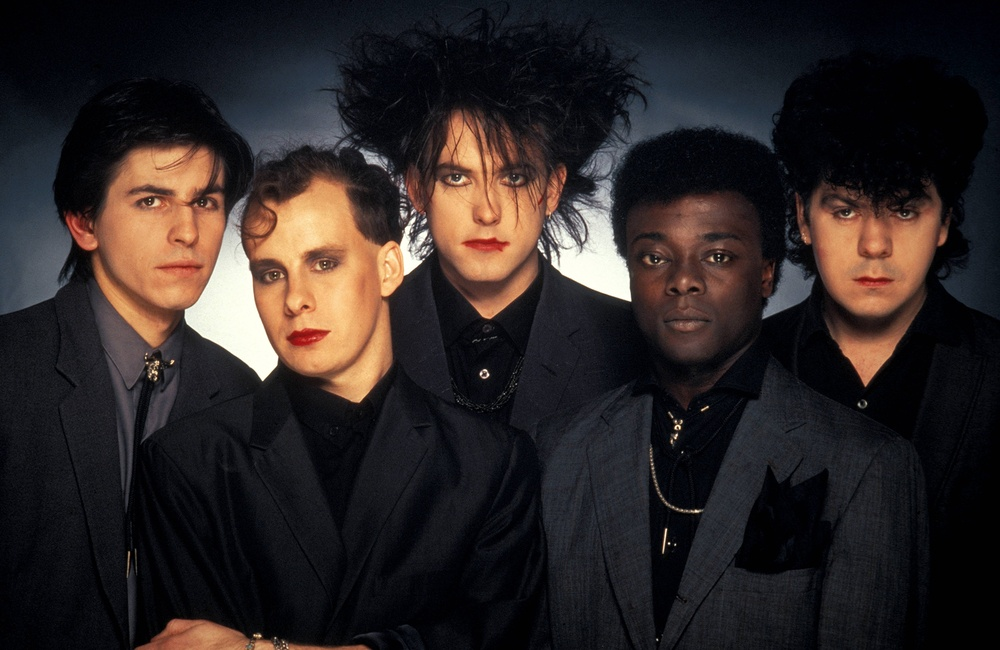
#> input picture images/thecure.jpg, 1000 x 650 px, shrunk from 2000 x 1301 before the run, found by its file name
$ python face.py
#> lines starting #> are read from the running program, lines starting #| are printed output that depends on the picture
# face.py
# all about face detection
# 6.29.22

import cv2
import numpy as np

def show_detection(image, faces):
    # draw rectangles
    for (x, y, w, h) in faces:
        cv2.rectangle(image, (x, y), (x + w, y + h), (0, 255, 0), 8)
        cv2.putText(image, 'Face', (x,y-20), cv2.FONT_HERSHEY_SIMPLEX, 2.2, (0,255,0), 3, cv2.LINE_AA, bottomLeftOrigin=False)
    return image


img = cv2.imread('./thecure.jpg')
#> img is the input picture: shape (650, 1000, 3); mean B, G, R 37.3, 37.8, 45.3
# img = cv2.imread('./depeche.jpg')
img = cv2.imread('./aha.jpg')
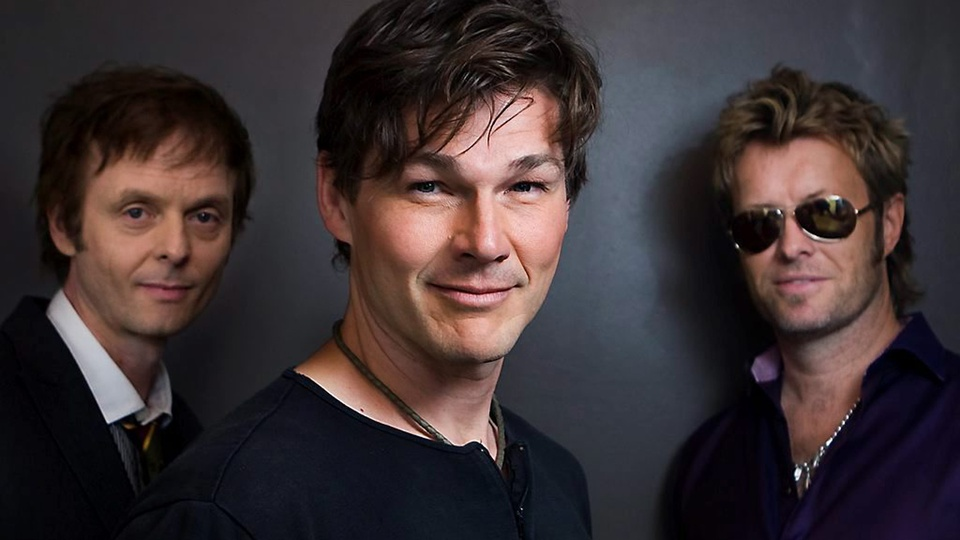
#> input picture images/aha.jpg, 960 x 540 px, shrunk from 1920 x 1080 before the run, found by its file name
#> img is the input picture: shape (540, 960, 3); mean B, G, R 51.6, 49.6, 60.3
# img = cv2.imread('./strawberry.jpg')
# img = cv2.imread('./echo.jpg')

# convert grayscale
img_gray = cv2.cvtColor(img, cv2.COLOR_BGR2GRAY)
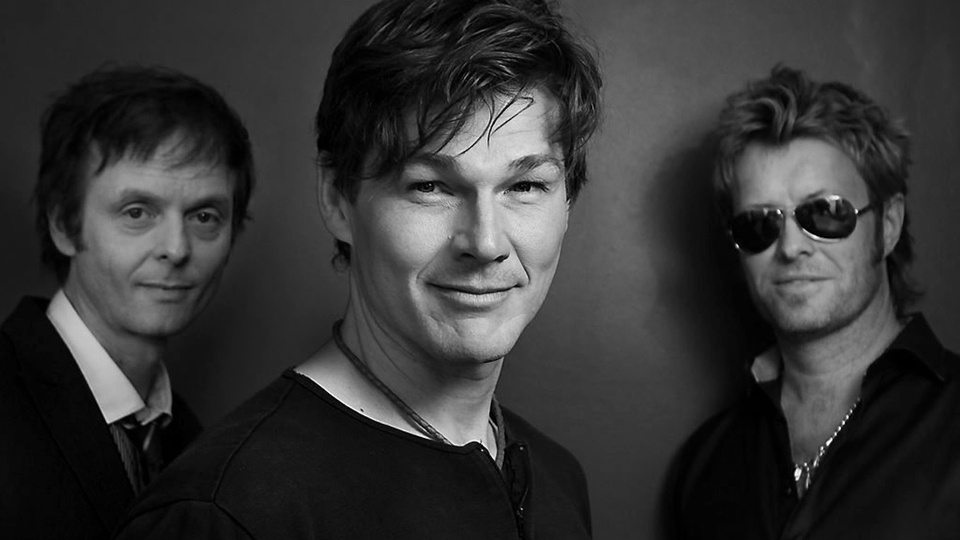
#> img_gray: shape (540, 960); min 0, max 254, mean 53

# opencv provides 4 classifiers to use for frontal face detection
# frontalface_alt.xml
# frontalface_alt2.xml
# frontalface_alt_tree.xml
# frontalface_default.xml

# load cascade classifiers, filepath + file
cas_alt2 = cv2.CascadeClassifier("./haarcascade/haarcascade_frontalface_alt2.xml")
cas_default = cv2.CascadeClassifier("./haarcascade/haarcascade_frontalface_default.xml")

# next step, perform detection
# detects faces/objects and returns them as list of rectangles
faces_alt2 = cas_alt2.detectMultiScale(img_gray, minNeighbors=5)
#> faces_alt2 = [[76, 141, 187, 187], [700, 151, 191, 191], [364, 95, 239, 239]]
faces_default = cas_default.detectMultiScale(img_gray, scaleFactor=None, minNeighbors=10, minSize=(60,60))
#> faces_default = [[77, 142, 187, 187], [695, 150, 194, 194], [372, 102, 226, 226], [716, 265, 179, 179]]

# for getFacesHAAR(), get rid of 1-dimension array by calling np.squeeze()
retval, faces_haar_alt2 = cv2.face.getFacesHAAR(img, "./haarcascade/haarcascade_frontalface_alt2.xml")
#> retval = True; faces_haar_alt2 = [[81, 145, 180, 180], [691, 150, 204, 204], [369, 102, 228, 228]]
retval, faces_haar_default = cv2.face.getFacesHAAR(img, "./haarcascade/haarcascade_frontalface_default.xml")
#> faces_haar_default = [[77, 143, 181, 181], [693, 150, 199, 199], [370, 103, 227, 227]]
faces_haar_alt2 = np.squeeze(faces_haar_alt2)
faces_haar_default = np.squeeze(faces_haar_default)

# draw boxes around faces
img_faces_alt2 = show_detection(img.copy(), faces_alt2)
#> the loop in show_detection, `for (x, y, w, h) in faces:` made 3 passes
#> after the loop in show_detection, `for (x, y, w, h) in faces:`:
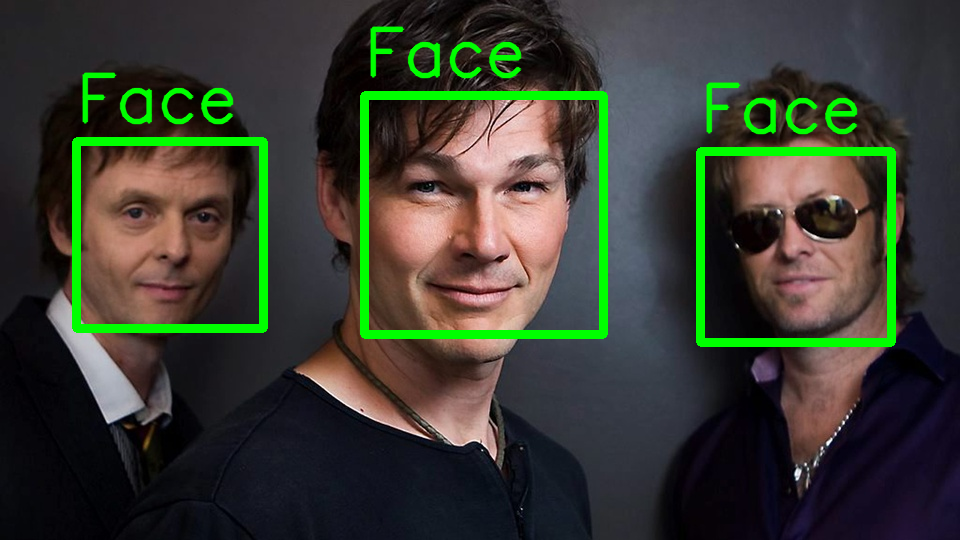
#> image: shape (540, 960, 3); mean of channels 0, 1, 2 49.1, 60.8, 56.8; drawn as B, G, R
img_faces_default = show_detection(img.copy(), faces_default)
#> the loop in show_detection (call 2), `for (x, y, w, h) in faces:` made 4 passes
#> after the loop in show_detection (call 2), `for (x, y, w, h) in faces:`:
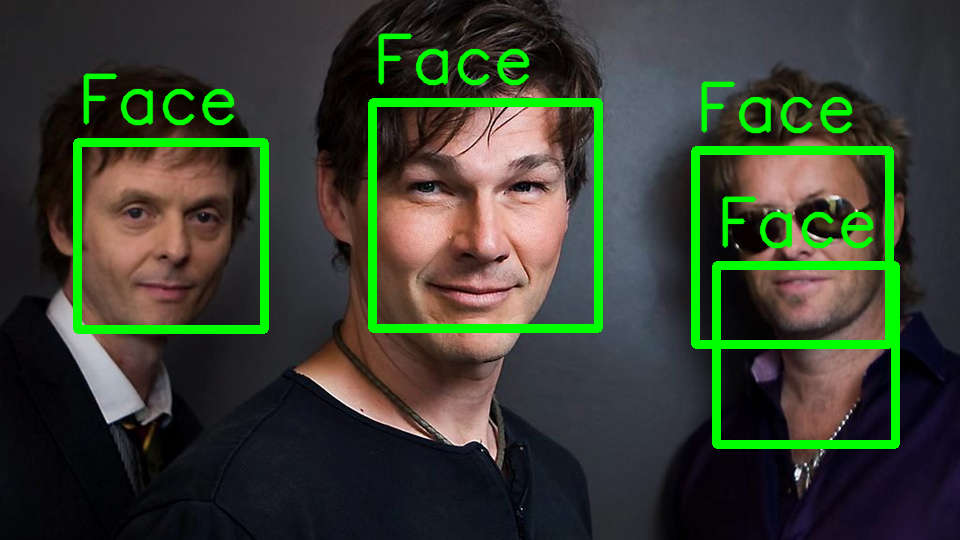
#> image: shape (540, 960, 3); mean of channels 0, 1, 2 48.5, 64, 55.9; drawn as B, G, R
img_faces_haar_alt2 = show_detection(img.copy(), faces_haar_alt2)
#> the loop in show_detection (call 3), `for (x, y, w, h) in faces:` made 3 passes
#> after the loop in show_detection (call 3), `for (x, y, w, h) in faces:`:
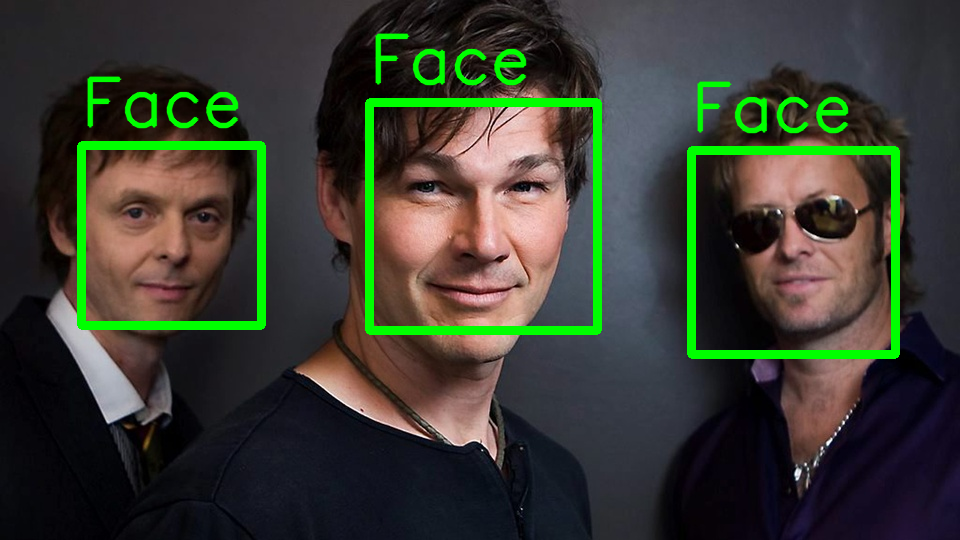
#> image: shape (540, 960, 3); mean of channels 0, 1, 2 49.1, 60.6, 56.7; drawn as B, G, R
img_faces_haar_default = show_detection(img.copy(), faces_haar_default)
#> the loop in show_detection (call 4), `for (x, y, w, h) in faces:` made 3 passes
#> after the loop in show_detection (call 4), `for (x, y, w, h) in faces:`:
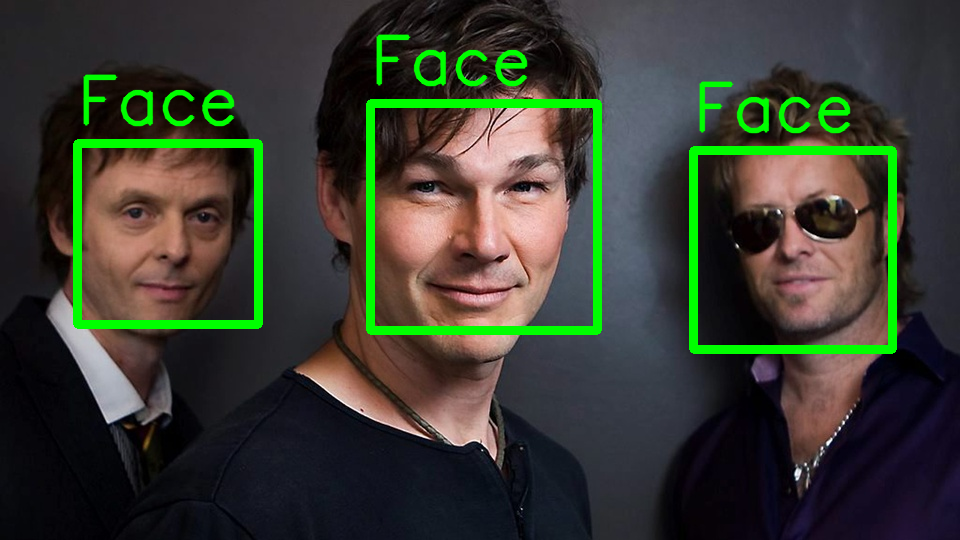
#> image: shape (540, 960, 3); mean of channels 0, 1, 2 49.1, 60.6, 56.7; drawn as B, G, R

# display image
cv2.imshow('Original', img_gray)
cv2.waitKey()

cv2.imshow('Face Alt 2', img_faces_alt2)
cv2.waitKey()

cv2.imshow('Face Default', img_faces_default)
cv2.waitKey()

cv2.imshow('HAAR Alt2', img_faces_haar_alt2)
cv2.waitKey()

cv2.imshow('HAAR Default', img_faces_haar_default)
cv2.waitKey()
